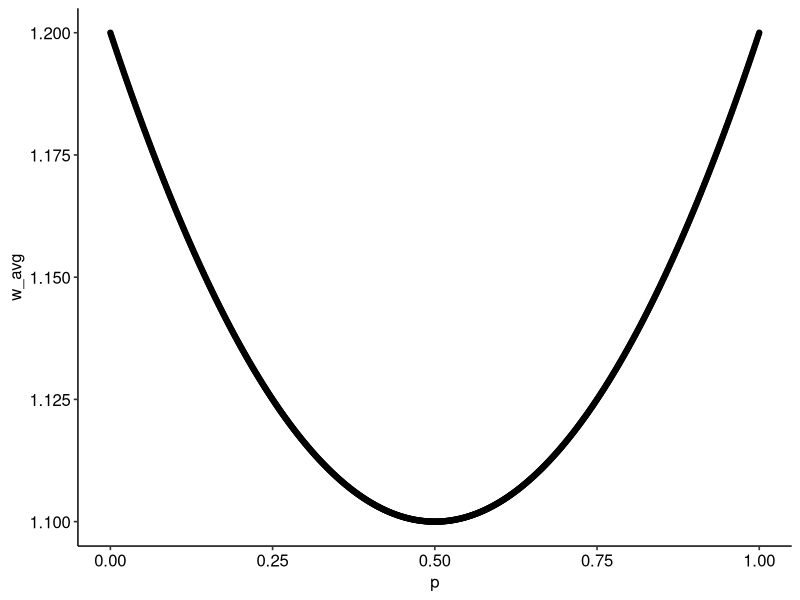
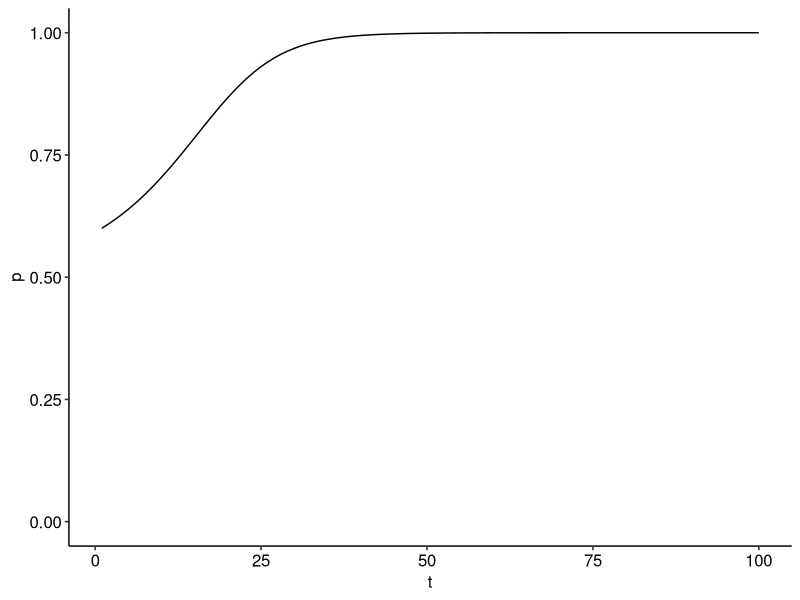

Here is the R script that generated these plots, in order:
library(ggplot2)
library(ggpubr)

a = 0.2
b = 0.2

p<-seq(0, 1, 0.001)
wa = 1 + a*p
wb = 1 + b*(1-p)
w_avg=p*wa + (1-p)*wb

df = data.frame(a, b, p, wa, wb, w_avg)

ggplot()+
  geom_point(data=df, aes(x=p, y=w_avg))+
  theme_pubr()

a = 0.2
b = 0.2
p0=0.6
pt=c()
pt[1]<-p0
tmax=100

for(t in 1:(tmax-1)){
  
  p<-pt[t]
  wa = 1 + a*p
  wb = 1 + b*(1-p)
  w_avg=p*wa + (1-p)*wb
  pt[t+1]= p + ((p*(1-p)*(wa-wb))/w_avg)
  
}

df=data.frame(t=1:100, p=pt)

ggplot()+
  geom_line(data=df, aes(x=t, y=p))+
  scale_y_continuous(limits=c(0,1))+
  theme_pubr()
